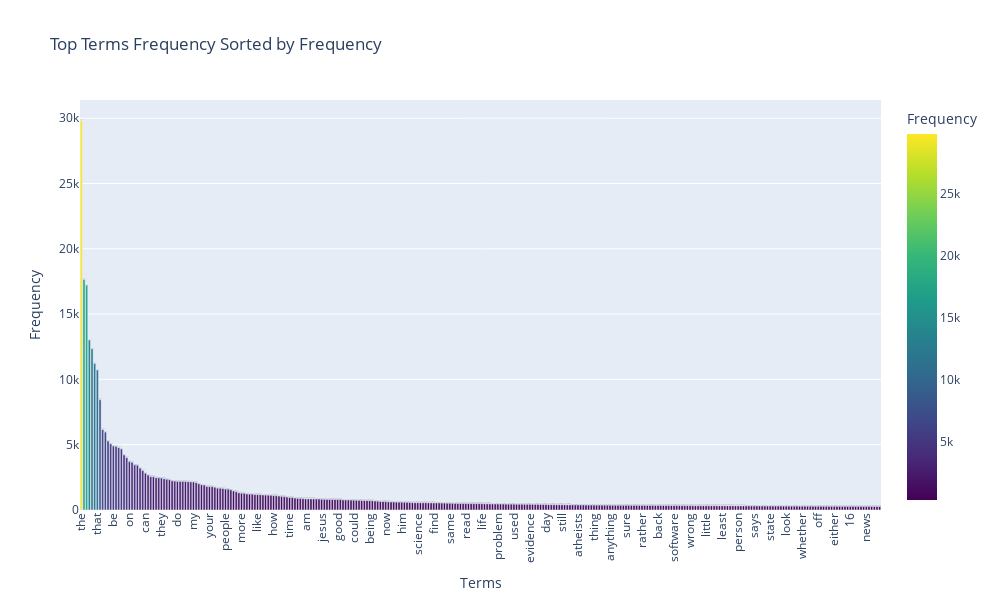

Source (notebook cell):
### Markdown cell above
### >>> **Exercise 14 (take home):** 
Additionally, you can attempt to sort the terms on the `x-axis` by frequency instead of in alphabetical order. This way the visualization is more meaninfgul and you will be able to observe the so called [long tail](https://en.wikipedia.org/wiki/Long_tail) (get familiar with this term since it will appear a lot in data mining and other statistics courses). see picture below

![alt txt](https://upload.wikimedia.org/wikipedia/commons/thumb/8/8a/Long_tail.svg/1000px-Long_tail.svg.png)

### Code cell
# Answer here
import pandas as pd
import numpy as np
import plotly.express as px
from sklearn.feature_extraction.text import CountVectorizer

df = pd.read_csv('twenty_train_data.csv')  
documents = df['text'].tolist()  

count_vect = CountVectorizer()
X_counts = count_vect.fit_transform(documents)

# Calculate term frequencies
term_frequencies = np.asarray(X_counts.sum(axis=0)).flatten()

# Create a DataFrame for term frequencies
terms = count_vect.get_feature_names_out()
term_counts_df = pd.DataFrame({'term': terms, 'frequency': term_frequencies})

# Remove terms with frequency = 0
term_counts_df = term_counts_df[term_counts_df['frequency'] > 0]

# Sort terms by frequency (descending)
term_counts_df = term_counts_df.sort_values(by='frequency', ascending=False)

# Print the number of unique terms after filtering
print("Number of unique terms after filtering:", len(term_counts_df))

# Select the top terms (for example, top 300)
top_terms_df = term_counts_df.head(300)

# Create a bar plot using Plotly, sorting terms by frequency
fig = px.bar(top_terms_df, 
             x='term', 
             y='frequency',
             title='Top Terms Frequency Sorted by Frequency',
             labels={'term': 'Terms', 'frequency': 'Frequency'},
             color='frequency',  # Color by frequency
             color_continuous_scale='Viridis',  # Color scale
             text='frequency')  # Show frequency on bars

fig.update_layout(xaxis_tickangle=-90,  
                  width=1000,           
                  height=600)         


fig.show()

### Figure 1 — Plotly figure (JSON) as saved in the notebook; plotly's stock layout.template omitted (floating-point values rounded to 4 significant figures; data arrays with more than 128 entries replaced by an {"elided": "..."} marker saying what was removed)
{"data": [{"alignmentgroup": "True", "hovertemplate": "Terms=%{x}<br>Frequency=%{marker.color}<extra></extra>", "legendgroup": "", "marker": {"color": {"elided": "300 int values"}, "coloraxis": "coloraxis", "pattern": {"shape": ""}}, "name": "", "offsetgroup": "", "orientation": "v", "showlegend": false, "text": {"elided": "300 int values"}, "textposition": "auto", "type": "bar", "x": {"elided": "300 str values"}, "xaxis": "x", "y": {"elided": "300 int values"}, "yaxis": "y"}], "layout": {"barmode": "relative", "coloraxis": {"colorbar": {"title": {"text": "Frequency"}}, "colorscale": [[0, "#440154"], [0.1111, "#482878"], [0.2222, "#3e4989"], [0.3333, "#31688e"], [0.4444, "#26828e"], [0.5556, "#1f9e89"], [0.6667, "#35b779"], [0.7778, "#6ece58"], [0.8889, "#b5de2b"], [1, "#fde725"]]}, "height": 600, "legend": {"tracegroupgap": 0}, "title": {"text": "Top Terms Frequency Sorted by Frequency"}, "width": 1000, "xaxis": {"anchor": "y", "domain": [0, 1], "tickangle": -90, "title": {"text": "Terms"}}, "yaxis": {"anchor": "x", "domain": [0, 1], "title": {"text": "Frequency"}}}}
